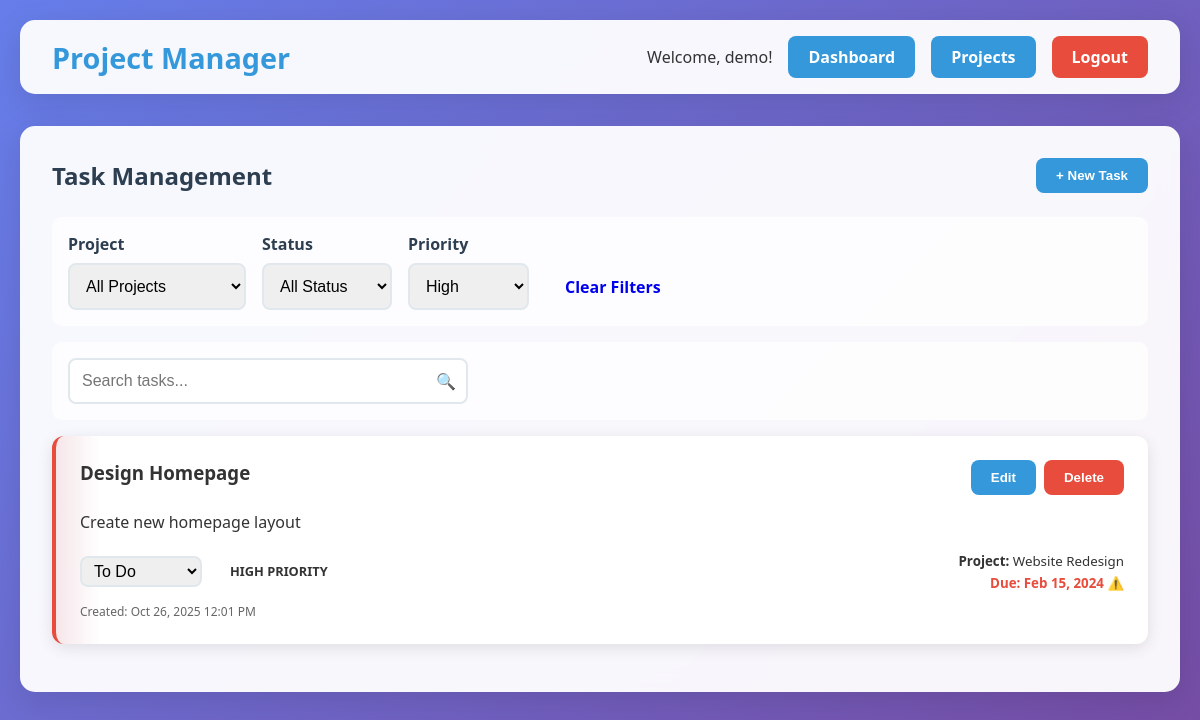
/tasks.php?priority=high (signed in), run on the app's committed database.
### tables this page shows
CREATE TABLE tasks (
    id INT AUTO_INCREMENT PRIMARY KEY,
    project_id INT NOT NULL,
    title VARCHAR(200) NOT NULL,
    description TEXT,
    status ENUM('todo', 'in-progress', 'done') DEFAULT 'todo',
    priority ENUM('low', 'medium', 'high') DEFAULT 'medium',
    due_date DATE,
    created_at TIMESTAMP DEFAULT CURRENT_TIMESTAMP,
    updated_at TIMESTAMP DEFAULT CURRENT_TIMESTAMP ON UPDATE CURRENT_TIMESTAMP,
    FOREIGN KEY (project_id) REFERENCES projects(id) ON DELETE CASCADE
);

### includes/functions.php (called while the page is built, shortened)
<?php
class ProjectManager {
    private $conn;
    public function __construct($db) {
        $this->conn = $db;
    }
    public function getProjects($user_id) {
        $query = "SELECT * FROM projects WHERE user_id = :user_id ORDER BY created_at DESC";
        $stmt = $this->conn->prepare($query);
        $stmt->bindParam(":user_id", $user_id);
        $stmt->execute();
        return $stmt->fetchAll(PDO::FETCH_ASSOC);
    }
    public function getTasks($project_id, $filters = []) {
        $query = "SELECT * FROM tasks WHERE project_id = :project_id";
        if(isset($filters['priority']) && !empty($filters['priority'])) {
            $query .= " AND priority = :priority";
        }
        $query .= " ORDER BY
            CASE priority
                WHEN 'high' THEN 1
                WHEN 'medium' THEN 2
                WHEN 'low' THEN 3
            END, due_date ASC";
        $stmt = $this->conn->prepare($query);
        $stmt->bindParam(":project_id", $project_id);
        if(isset($filters['priority']) && !empty($filters['priority'])) {
            $stmt->bindParam(":priority", $filters['priority']);
        }
        $stmt->execute();
        return $stmt->fetchAll(PDO::FETCH_ASSOC);
    }
}
?>

### tasks.php (the view, shortened to what this page needs)
<?php
require_once "includes/config.php";
require_once "includes/functions.php";
$projectManager = new ProjectManager($db);
$user_id = $_SESSION['user_id'];
$projects = $projectManager->getProjects($user_id);
$filters = [];
$project_id = $_GET['project_id'] ?? '';
$priority_filter = $_GET['priority'] ?? '';
$search_term = $_GET['search'] ?? '';
if ($priority_filter) {
    $filters['priority'] = $priority_filter;
}
if ($search_term) {
    $tasks = $projectManager->searchTasks($user_id, $search_term);
} elseif ($project_id) {
    $tasks = $projectManager->getTasks($project_id, $filters);
} else {
    $tasks = [];
    foreach ($projects as $project) {
        $project_tasks = $projectManager->getTasks($project['id'], $filters);
        foreach ($project_tasks as $task) {
            $task['project_name'] = $project['name'];
            $tasks[] = $task;
        }
    }
    usort($tasks, function($a, $b) {
        if ($a['due_date'] == $b['due_date']) {
            $priority_order = ['high' => 1, 'medium' => 2, 'low' => 3];
            $a_priority = isset($a['priority']) && isset($priority_order[$a['priority']]) ? $priority_order[$a['priority']] : 4;
            $b_priority = isset($b['priority']) && isset($priority_order[$b['priority']]) ? $priority_order[$b['priority']] : 4;
            return $a_priority - $b_priority;
        }
        return strtotime($a['due_date']) - strtotime($b['due_date']);
    });
}
?>
<!DOCTYPE html>
<html lang="en">
<head>
    <link href="https://unpkg.com/boxicons@2.1.4/css/boxicons.min.css" rel="stylesheet">
    <link rel="stylesheet" href="css/style.css">
</head>
<body>
    <div class="container">
        <div class="header">
            <div class="header-content">
                <a href="dashboard.php" class="logo">Project Manager</a>
                <div class="user-info">
                    <span>Welcome, <?php echo htmlspecialchars($_SESSION['username']); ?>!</span>
                    <a href="dashboard.php" class="btn btn-primary">Dashboard</a>
                    <a href="projects.php" class="btn btn-primary">Projects</a>
                    <a href="logout.php" class="btn btn-danger">Logout</a>
                </div>
            </div>
        </div>
        <div class="card">
            <div class="card-header">
                <h2 class="card-title">Task Management</h2>
                <button class="btn btn-primary modal-trigger" data-modal="createTaskModal">
                    + New Task
                </button>
            </div>
            <div class="filter-section">
                <form method="GET" action="tasks.php" id="task-filters">
                    <div class="filter-group">
                        <div>
                            <label class="form-label">Project</label>
                            <select class="form-control" name="project_id" onchange="this.form.submit()">
                                <option value="">All Projects</option>
                            </select>
                        </div>
                        <div>
                            <label class="form-label">Status</label>
                            <select class="form-control" name="status" onchange="this.form.submit()">
                                <option value="">All Status</option>
                            </select>
                        </div>
                        <div>
                            <label class="form-label">Priority</label>
                            <select class="form-control" name="priority" onchange="this.form.submit()">
                                <option value="high" <?php echo ($priority_filter == 'high') ? 'selected' : ''; ?>>High</option>
                            </select>
                        </div>
                        <div>
                            <label class="form-label">&nbsp;</label>
                            <a href="tasks.php" class="btn" style="display: block;">Clear Filters</a>
                        </div>
                    </div>
                </form>
            </div>
            <div class="filter-section">
                <form method="GET" action="tasks.php">
                    <div class="search-box">
                        <input type="text" class="form-control search-input" name="search"
                               placeholder="Search tasks..." value="<?php echo htmlspecialchars($search_term); ?>">
                        <span class="search-icon">🔍</span>
                    </div>
                </form>
            </div>
            <?php if (empty($tasks)): ?>
                <div style="text-align: center; padding: 3rem;">
                    <h3>No tasks found</h3>
                    <p><?php echo $search_term ? 'No tasks match your search criteria.' : 'Create your first task to get started!'; ?></p>
                    <button class="btn btn-primary modal-trigger" data-modal="createTaskModal">
                        Create First Task
                    </button>
                </div>
            <?php else: ?>
                <div class="grid">
                    <?php foreach ($tasks as $task):
                        $is_overdue = $task['due_date'] && strtotime($task['due_date']) < time() && $task['status'] !== 'done';
                    ?>
                        <div class="task-item <?php echo $task['status']; ?> priority-<?php echo $task['priority']; ?>
                            <?php echo $is_overdue ? 'overdue' : ''; ?>">
                            <div style="display: flex; justify-content: between; align-items: start; margin-bottom: 1rem;">
                                <h3 style="margin: 0; flex: 1;"><?php echo htmlspecialchars($task['title']); ?></h3>
                                <div style="display: flex; gap: 0.5rem;">
                                    <button class="btn btn-primary modal-trigger"
                                            data-modal="editTaskModal"
                                            data-task-id="<?php echo $task['id']; ?>"
                                            data-task-title="<?php echo htmlspecialchars($task['title']); ?>"
                                            data-task-description="<?php echo htmlspecialchars($task['description']); ?>"
                                            data-task-status="<?php echo $task['status']; ?>"
                                            data-task-priority="<?php echo $task['priority']; ?>"
                                            data-task-due-date="<?php echo $task['due_date']; ?>">
                                        Edit
                                    </button>
                                    <form method="POST" style="display: inline;" onsubmit="return confirmDelete()">
                                        <button type="submit" class="btn btn-danger">Delete</button>
                                    </form>
                                </div>
                            </div>
                            <?php if (!empty($task['description'])): ?>
                                <p><?php echo htmlspecialchars($task['description']); ?></p>
                            <?php endif; ?>
                            <div style="display: flex; justify-content: space-between; align-items: center; margin-top: 1rem; flex-wrap: wrap; gap: 0.5rem;">
                                <div style="display: flex; gap: 1rem; align-items: center;">
                                    <select class="status-select form-control" data-task-id="<?php echo $task['id']; ?>"
                                            data-original-value="<?php echo $task['status']; ?>"
                                            style="width: auto; padding: 4px 8px;">
                                        <option value="todo" <?php echo ($task['status'] == 'todo') ? 'selected' : ''; ?>>To Do</option>
                                    </select>
                                    <span class="status-badge status-<?php echo $task['priority']; ?>">
                                        <?php echo ucfirst($task['priority']); ?> priority
                                    </span>
                                </div>
                                <div style="text-align: right;">
                                    <?php if (isset($task['project_name'])): ?>
                                        <small><strong>Project:</strong> <?php echo htmlspecialchars($task['project_name']); ?></small><br>
                                    <?php endif; ?>
                                    <?php if ($task['due_date']): ?>
                                        <small class="<?php echo $is_overdue ? 'overdue-text' : ''; ?>">
                                            <strong>Due:</strong> <?php echo date('M j, Y', strtotime($task['due_date'])); ?>
                                            <?php if ($is_overdue): ?> ⚠️<?php endif; ?>
                                        </small>
                                    <?php endif; ?>
                                </div>
                            </div>
                            <div style="margin-top: 0.5rem; font-size: 0.9rem; color: #666;">
                                <small>Created: <?php echo date('M j, Y g:i A', strtotime($task['created_at'])); ?></small>
                            </div>
                        </div>
                    <?php endforeach; ?>
                </div>
            <?php endif; ?>
        </div>
    </div>
</body>
</html>

### css/style.css (style rules this page uses)
* { margin: 0; padding: 0; box-sizing: border-box; }
body { font-family: 'Segoe UI', Tahoma, Geneva, Verdana, sans-serif; background: linear-gradient(135deg, #667eea 0%, #764ba2 100%); min-height: 100vh; color: #333; }
.container { max-width: 1200px; margin: 0 auto; padding: 20px; }
.header { background: rgba(255, 255, 255, 0.95); backdrop-filter: blur(10px); padding: 1rem 2rem; border-radius: 15px; box-shadow: 0 8px 32px rgba(0, 0, 0, 0.1); margin-bottom: 2rem; animation: slideDown 0.5s ease-out; }
.header-content { display: flex; justify-content: space-between; align-items: center; }
.logo { font-size: 1.8rem; font-weight: bold; color: #3498db; text-decoration: none; }
.user-info { display: flex; align-items: center; gap: 1rem; }
.btn { padding: 10px 20px; border: none; border-radius: 8px; cursor: pointer; text-decoration: none; font-weight: 600; transition: all 0.3s ease; display: inline-block; text-align: center; }
.btn-primary { background: #3498db; color: white; }
.btn-danger { background: #e74c3c; color: white; }
.card { background: rgba(255, 255, 255, 0.95); backdrop-filter: blur(10px); border-radius: 15px; padding: 2rem; margin-bottom: 2rem; box-shadow: 0 8px 32px rgba(0, 0, 0, 0.1); animation: fadeInUp 0.6s ease-out; }
.card-header { display: flex; justify-content: space-between; align-items: center; margin-bottom: 1.5rem; flex-wrap: wrap; gap: 1rem; }
.card-title { font-size: 1.5rem; color: #2c3e50; margin: 0; }
.form-label { display: block; margin-bottom: 0.5rem; font-weight: 600; color: #2c3e50; }
.form-control { width: 100%; padding: 12px; border: 2px solid #e1e8ed; border-radius: 8px; font-size: 1rem; transition: all 0.3s ease; }
.grid { display: grid; gap: 2rem; grid-template-columns: repeat(auto-fit, minmax(300px, 1fr)); }
.project-item, .task-item { background: white; border-radius: 12px; padding: 1.5rem; margin-bottom: 1rem; border-left: 4px solid #3498db; box-shadow: 0 4px 15px rgba(0, 0, 0, 0.1); transition: all 0.3s ease; animation: slideInLeft 0.5s ease-out; }
.task-item.todo { border-left-color: #e74c3c; }
.priority-high { border-left-color: #e74c3c !important; }
.status-badge { padding: 4px 12px; border-radius: 20px; font-size: 0.8rem; font-weight: 600; text-transform: uppercase; }
.filter-section { background: rgba(255, 255, 255, 0.8); padding: 1rem; border-radius: 10px; margin-bottom: 1rem; animation: fadeIn 0.5s ease-out; }
.filter-group { display: flex; gap: 1rem; align-items: center; flex-wrap: wrap; }
.search-box { position: relative; max-width: 400px; }
.search-input { padding-right: 40px; }
.search-icon { position: absolute; right: 12px; top: 50%; transform: translateY(-50%); color: #7f8c8d; }

### tasks.php (style rules this page uses)
.overdue-text { color: #e74c3c !important; font-weight: bold; }
.task-item.overdue { border-left-color: #e74c3c !important; background: linear-gradient(90deg, rgba(231,76,60,0.1) 0%, rgba(255,255,255,1) 4%); }

### data on the page
tasks: title "Design Homepage", description "Create new homepage layout", status+id "To Do", priority "HIGH", project_name "Website Redesign", due_date "Feb 15, 2024", created_at "Oct 26, 2025 12:01 PM"

### other printed values
$_SESSION['username'] "demo"
